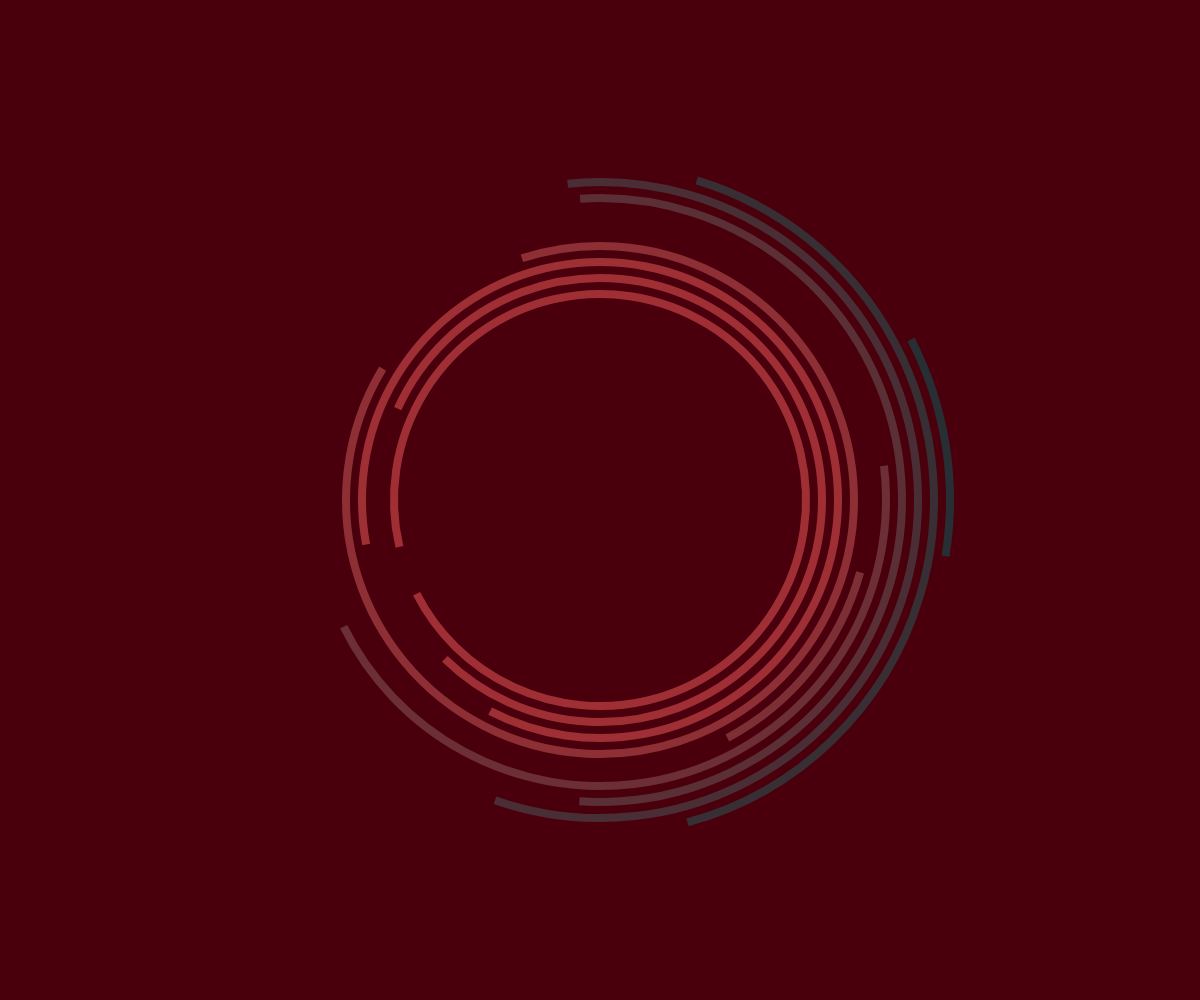
Frame 1 (no input)
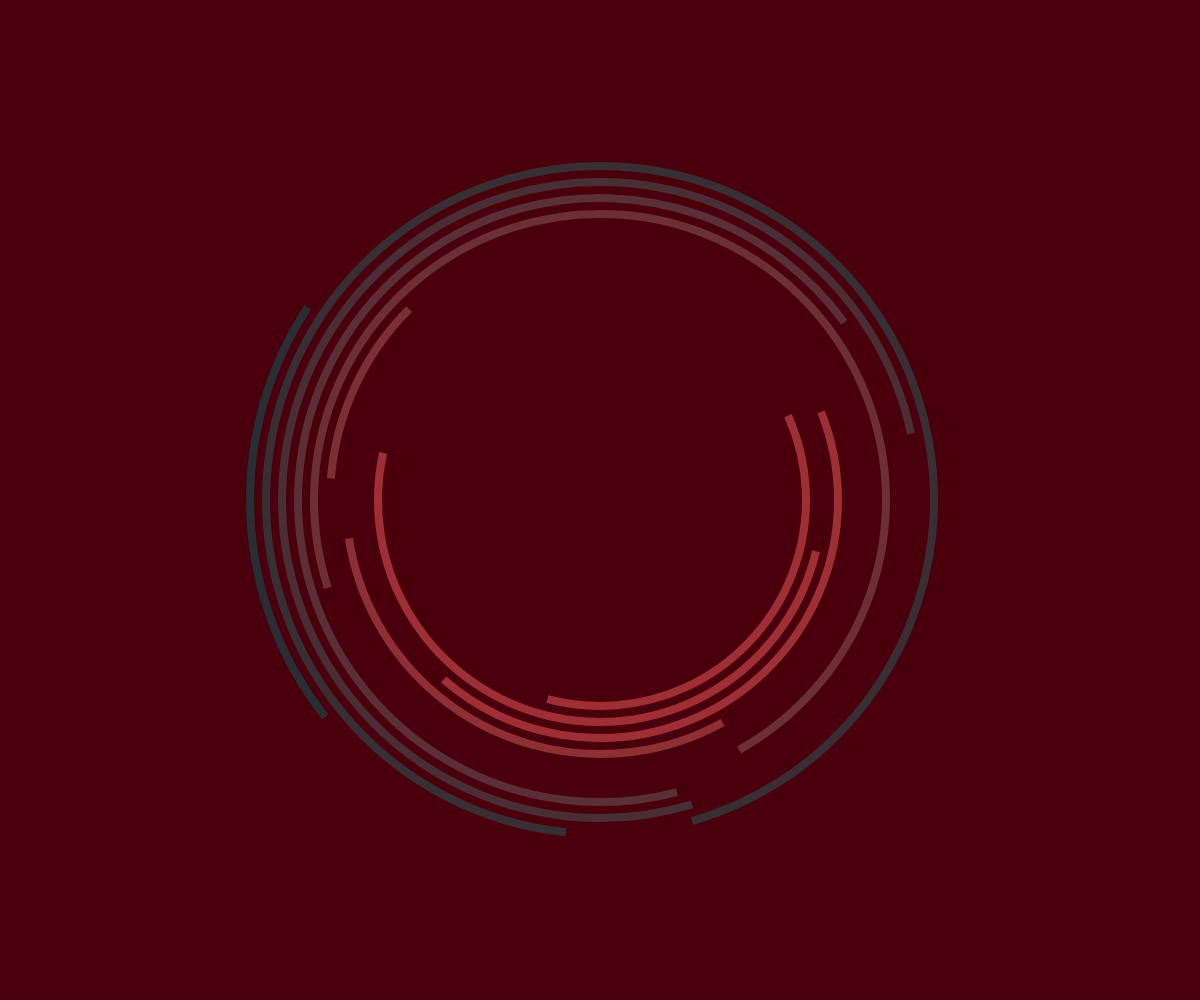
Frame 60 (no input)
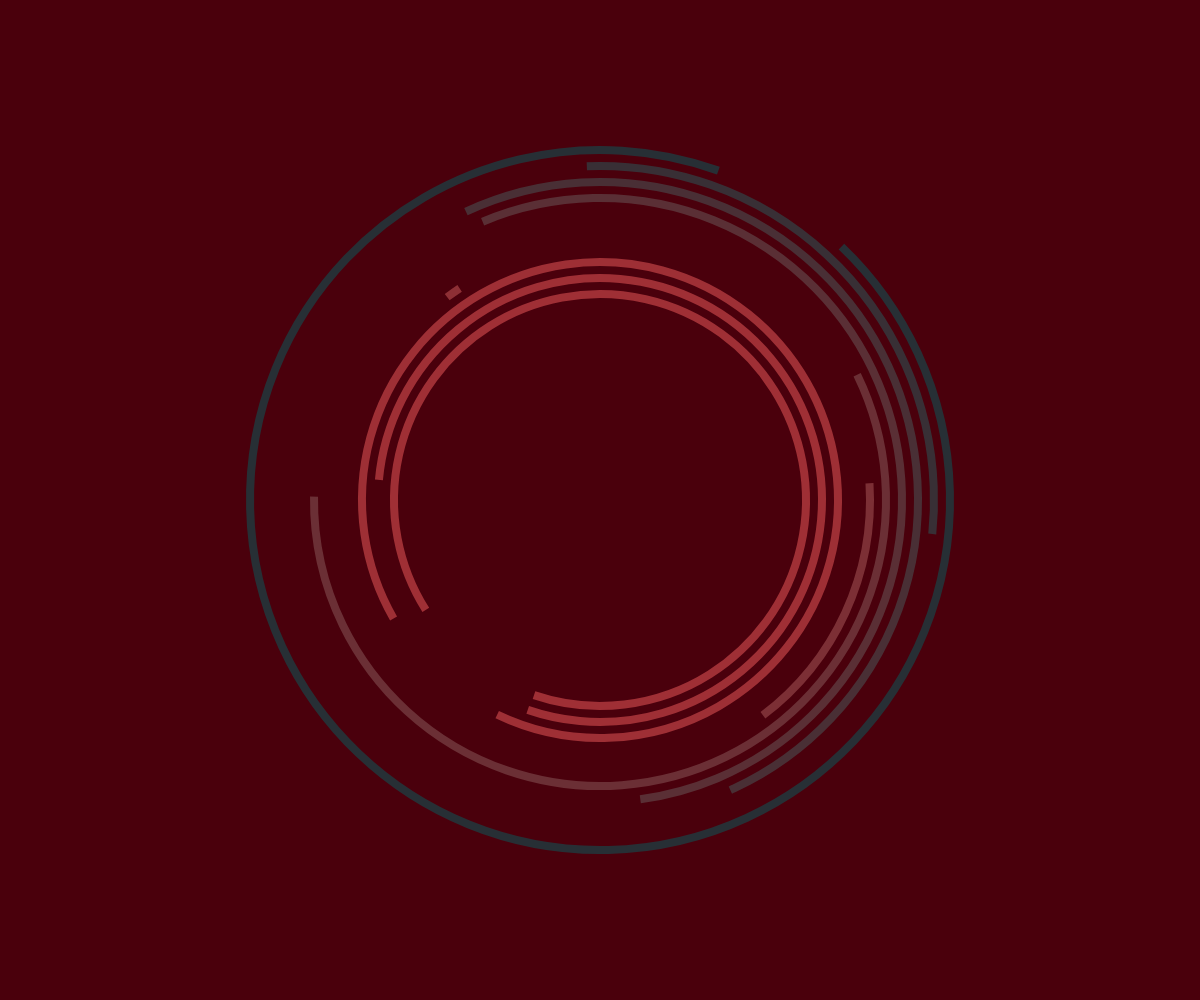
Frame 120 (the mouse pressed at the canvas centre since frame 60)

The p5.js sketch that drew these frames (run headless with seeded random() and noise() and a simulated clock; from frame 60 on, the mouse is pressed at the canvas centre):

// p5.js sketch
// ── sketch.js
// Radial Pattern 4
var num=10;
var sw=8;
var fc;
var r = 0;
var rs;
var isLooping;

function setup() {
    createCanvas(windowWidth, windowHeight);
    background(0);
    noFill();
    rs = random(200);
    strokeWeight(sw);
    strokeCap(SQUARE);
}

function draw() {
    randomSeed(rs);
    background(random(255), random(0), random(255));
    for (i=0; i < 5; i++) {
      arcs(width/2, height/2);
    }
}

function togglePlay() {
    if (isLooping === false) {
        loop();
        isLooping=true;
        console.log("Start Loop");
    } else {
        noLoop();
        isLooping=false;
        console.log("Stop Loop");
    }
}

function mousePressed() {
    togglePlay();
}

function arcs(x, y) {
  push();
  translate(x, y);
  rotate(r);
  for (i=0; i < num; i++) {
    //stroke(360.0/num*i, 100, 100, 120);
    lerpAmount = 1.0/num*i;
    // color col = lerpColor('#9E023B', '#FFC675', lerpAmount);
    // stroke(200, 220);
    stroke(360.0/num*i, 100, 100, 120);
    start = random(TWO_PI);
    console.log();
    end = start + random(PI/5, PI/3);
    scal = map(sin(r+TWO_PI/num*i), -1, 1, .5, 1.5);
    arc(0, 0, height*.7-i*4*sw, height*.7-i*4*sw, start, end*scal);
  }
  r += .05;
//   pop();
}
